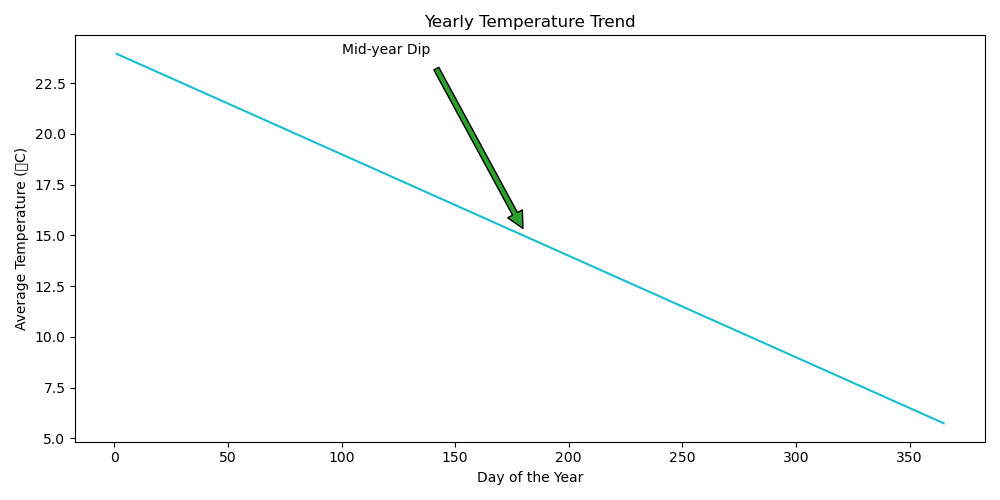

Write Python code to recreate this figure.

import matplotlib.pyplot as plt

# Data
days = list(range(1, 366))
temperatures = [24 - 0.05 * day for day in days]  # Simulating a temperature trend

# Plotting
plt.figure(figsize=(10, 5))  # Change width and height

plt.plot(days, temperatures, color='#17becf')  # Using a specific color code

plt.title('Yearly Temperature Trend')  # Change the topic and headline
plt.xlabel('Day of the Year')
plt.ylabel('Average Temperature (°C)')

# Annotation
plt.annotate('Mid-year Dip', xy=(182, temperatures[181]), xytext=(100, temperatures[100] + 5),
             arrowprops=dict(facecolor='#2ca02c', shrink=0.05))

plt.tight_layout()
plt.show()
